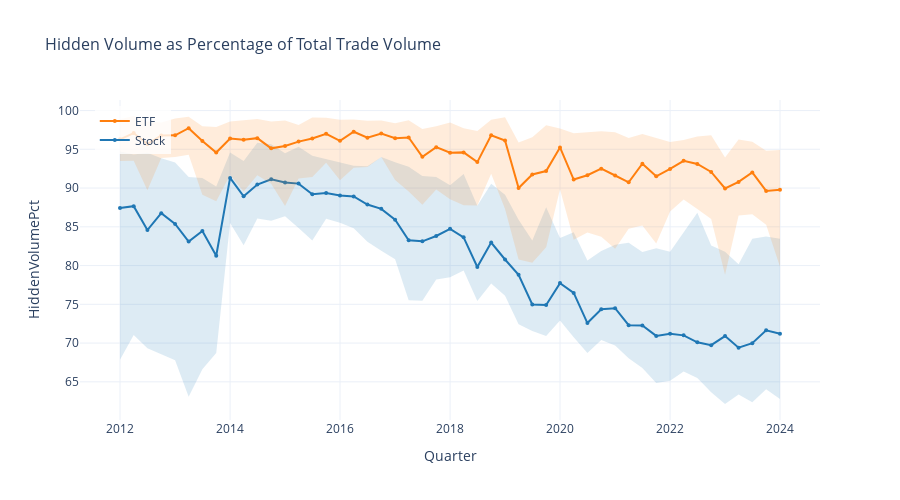

This figure's notebook cell:
### Code cell
# Visualization 2: Hidden Volume as Percentage of Total Trade Volume
fig2 = create_comparison_plot(
    desc_cohort,
    "HiddenVolumePct",
    title="Hidden Volume as Percentage of Total Trade Volume",
    save_path=os.path.join(OUT_FIG_DIR, "key_viz_2_hidden_volume_pct.html")
)

if fig2:
    fig2.show()
